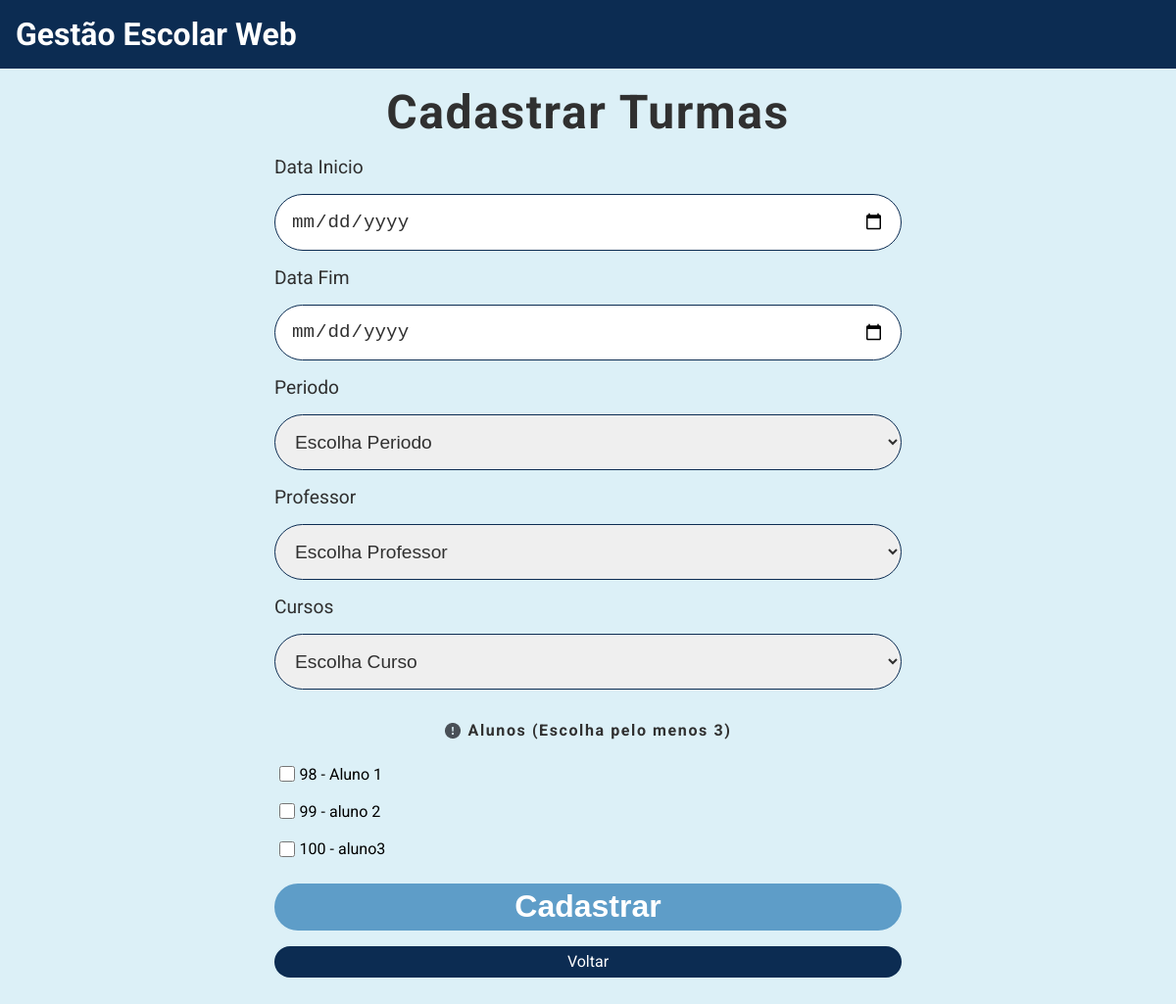
The page /cadastro/turma on the database its author committed.
### tables this page shows
CREATE TABLE Alunos (
    matricula INTEGER PRIMARY KEY AUTOINCREMENT,
    nome VARCHAR (255) NOT NULL,
    cpf CHAR (11) NOT NULL,
    telefone CHAR (11),
    email VARCHAR (255) NOT NULL
);

### main.py (the view, shortened to what this page needs)
@app.route("/cadastro/turma", methods=('GET', 'POST'))
def cadastro_turma():
    professores = Professor.listar()
    cursos = Curso.listar()
    alunos = Aluno.listar()
    return render_template("cadastro_turma.html", professores=professores, cursos=cursos, alunos=alunos, mensagem=None)

### aluno.py (called while the page is built)
    @classmethod
    def listar(cls):
        conexao = sqlite3.connect("gestao_escolar.db")
        cursor = conexao.cursor()
        sql = f"""
            SELECT * FROM Alunos
        """
        cursor.execute(sql)
        listaAlunos = cursor.fetchall()
        conexao.close()
        return listaAlunos

### curso.py (called while the page is built)
    @classmethod
    def listar(cls):
        conexao = sqlite3.connect("gestao_escolar.db")
        cursor = conexao.cursor()
        sql = """
            SELECT * FROM Cursos
        """
        cursor.execute(sql)
        lista_cursos = cursor.fetchall()
        conexao.close()
        return lista_cursos

### professor.py (called while the page is built)
    @classmethod
    def listar(cls):
        conexao = sqlite3.connect("gestao_escolar.db")
        cursor = conexao.cursor()
        sql = """
            SELECT *
            FROM Professores
        """
        cursor.execute(sql)
        lista_professores = cursor.fetchall()
        conexao.close()
        return lista_professores

### templates/cadastro_turma.html (shortened to what this page needs)
{% extends "base.html" %} {% block conteudo %}
<div class="conteudo-principal">
    <h2>Cadastrar Turmas</h2>
    <div class="conteudo-formulario">
        <form method="post">
            <div class="campos-formulario">
                <label for="data_inicio">Data Inicio</label>
                <input
                    type="date"
                    name="data_inicio"
                    id="data_inicio"
                    required
                />
            </div>
            <div class="campos-formulario">
                <label for="data_fim">Data Fim</label>
                <input type="date" name="data_fim" id="data_fim" required />
            </div>
            <div class="campos-formulario">
                <label for="periodo">Periodo</label>
                <select name="periodo" id="periodo" required>
                    <option value="" selected disabled>Escolha Periodo</option>
                </select>
            </div>
            <div class="campos-formulario">
                <label for="professor">Professor</label>
                <select name="professor" id="professor" required>
                    <option value="" selected disabled>
                        Escolha Professor
                    </option>
                </select>
            </div>
            <div class="campos-formulario">
                <label for="curso">Cursos</label>
                <select name="curso" id="curso" required>
                    <option value="" selected disabled>
                        Escolha Curso
                    </option>
                </select>
            </div>
            <h3><img src="{{ url_for('static', filename='img/Atencao.png') }}" alt="imagem atenção"> Alunos (Escolha pelo menos 3)</h3>
            {% for aluno in alunos %}
            <div class="conteudo-alunos">
                <input
                    type="checkbox"
                    name="alunos"
                    id="{{aluno[0]}}"
                    value="{{aluno[0]}}"
                />
                <label for="{{aluno[0]}}">{{aluno[0]}} - {{aluno[1]}}</label>
            </div>
            {% endfor%}
            <button type="submit">Cadastrar</button>
        </form>
        <a href="/listar/turmas" class="botao-primario">Voltar</a>
    </div>
</div>
{% endblock %}

### static/css/style.css (style rules this page uses)
:root { --azul-fraco: rgb(220, 240, 247); --azul-escuro: rgb(12, 44, 82); --preto: rgb(48, 48, 48); --azul-normal: rgb(94, 157, 200); --verde-normal: rgb(21, 238, 108); }
* { margin: 0; padding: 0; box-sizing: border-box; }
body { font-family: 'Roboto', sans-serif; background: var(--azul-fraco); }
a { text-decoration: none; }
.botao-primario { display: flex; background-color: var(--azul-escuro); color: #fff; width: 100%; text-align: center; justify-content: center; align-items: center; border-radius: 3rem; }
main .conteudo-principal { text-align: center; display: flex; justify-content: center; flex-direction: column; align-items: center; margin-bottom: 2rem; }
main .conteudo-principal h2 { margin: 1rem 0 1rem 0; font-size: 3rem; color: var(--preto); letter-spacing: .1rem; }
main .conteudo-principal .conteudo-formulario { width: 40rem; }
main .conteudo-principal .conteudo-formulario .campos-formulario { display: flex; flex-direction: column; }
main .conteudo-principal .conteudo-formulario .campos-formulario label { font-size: 1.2rem; color: var(--preto); text-align: left; }
main .conteudo-principal .conteudo-formulario .campos-formulario input { width: 100%; height: 3.6rem; border-radius: 2rem; margin: 1rem 0 1rem 0; padding: 1rem; color: var(--preto); font-size: 1.2rem; border: 1px solid var(--azul-escuro); }
main .conteudo-principal .conteudo-formulario .campos-formulario select { width: 100%; border-radius: 2rem; margin: 1rem 0 1rem 0; padding: 1rem; color: var(--preto); font-size: 1.2rem; border: 1px solid var(--azul-escuro); }
main .conteudo-principal .conteudo-formulario input[type=checkbox] { width: 1rem; height: 1rem; }
main .conteudo-principal .conteudo-formulario button { background: var(--azul-normal); color: #fff; width: 100%; height: 3rem; text-align: center; border-radius: 3rem; margin: 1rem 0 1rem 0; border: none; font-size: 2rem; font-weight: 700; cursor: pointer; }
main .conteudo-principal .conteudo-formulario .botao-primario { height: 2rem; font-size: 1rem; font-weight: 400; }
main .conteudo-principal .conteudo-formulario h3 { margin: 1rem 0 1rem 0; font-size: 1rem; color: var(--preto); letter-spacing: .1rem; display: flex; align-items: center; justify-content: center; }
main .conteudo-principal .conteudo-formulario img { margin-right: 0.5rem; }
main .conteudo-principal .conteudo-formulario .conteudo-alunos { display: flex; align-items: center; padding: 0.3rem; }
main .conteudo-principal .conteudo-formulario .conteudo-alunos label { padding: 0.3rem; }

### rows shown on the page
Alunos: matricula "98", nome "Aluno 1"
Alunos: matricula "99", nome "aluno 2"
Alunos: matricula "100", nome "aluno3"
